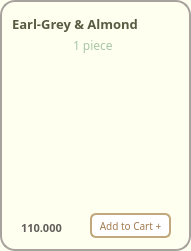
       <widget class="QFrame" name="frame_croisearlgrey">
        <property name="geometry">
         <rect>
          <x>470</x>
          <y>300</y>
          <width>191</width>
          <height>251</height>
         </rect>
        </property>
        <property name="styleSheet">
         <string notr="true">background-color:#FFFFF0;
border-radius: 15px; 
border: 2px solid #A8A29E ;</string>
        </property>
        <property name="frameShape">
         <enum>QFrame::StyledPanel</enum>
        </property>
        <property name="frameShadow">
         <enum>QFrame::Raised</enum>
        </property>
        <widget class="QLabel" name="label_earlgrey">
         <property name="geometry">
          <rect>
           <x>12</x>
           <y>14</y>
           <width>171</width>
           <height>20</height>
          </rect>
         </property>
         <property name="font">
          <font>
           <family>Mongolian Baiti</family>
           <pointsize>10</pointsize>
           <weight>75</weight>
           <bold>true</bold>
          </font>
         </property>
         <property name="styleSheet">
          <string notr="true">border-radius: 0px;
border:0px solid;
color:#5A5A42</string>
         </property>
         <property name="text">
          <string>Earl-Grey &amp; Almond</string>
         </property>
        </widget>
        <widget class="QLabel" name="label_earlgrey_size">
         <property name="geometry">
          <rect>
           <x>73</x>
           <y>37</y>
           <width>51</width>
           <height>16</height>
          </rect>
         </property>
         <property name="font">
          <font>
           <family>Mongolian Baiti</family>
           <pointsize>9</pointsize>
          </font>
         </property>
         <property name="styleSheet">
          <string notr="true">color: #A7C7A7;
border:0px</string>
         </property>
         <property name="text">
          <string>1 piece</string>
         </property>
        </widget>
        <widget class="QLabel" name="label_crois_earlgrey">
         <property name="geometry">
          <rect>
           <x>-17</x>
           <y>24</y>
           <width>221</width>
           <height>221</height>
          </rect>
         </property>
         <property name="styleSheet">
          <string notr="true">border:0px;
background-color: transparent;</string>
         </property>
         <property name="text">
          <string/>
         </property>
         <property name="pixmap">
          <pixmap>../images/image-removebg-preview (32).png</pixmap>
         </property>
         <property name="scaledContents">
          <bool>true</bool>
         </property>
        </widget>
        <widget class="QPushButton" name="pushButton_add_earlgrey">
         <property name="geometry">
          <rect>
           <x>90</x>
           <y>213</y>
           <width>81</width>
           <height>25</height>
          </rect>
         </property>
         <property name="maximumSize">
          <size>
           <width>16777207</width>
           <height>16777215</height>
          </size>
         </property>
         <property name="font">
          <font>
           <family>Mongolian Baiti</family>
           <pointsize>-1</pointsize>
          </font>
         </property>
         <property name="styleSheet">
          <string notr="true">QPushButton {
    background-color: white;
    color: #A37B50;
    border: 2px solid #C2A87E;
    border-radius: 6px;
    padding: 4px 5px;
    font-size: 10px;
}

QPushButton:hover {
    background-color: #F7F3EF;
}

QPushButton:pressed {
    background-color: #E6D5C3;
}
</string>
         </property>
         <property name="text">
          <string>Add to Cart +</string>
         </property>
        </widget>
        <widget class="QLabel" name="label_earlgrey_price">
         <property name="geometry">
          <rect>
           <x>21</x>
           <y>220</y>
           <width>61</width>
           <height>16</height>
          </rect>
         </property>
         <property name="font">
          <font>
           <family>Mongolian Baiti</family>
           <pointsize>8</pointsize>
           <weight>75</weight>
           <bold>true</bold>
          </font>
         </property>
         <property name="styleSheet">
          <string notr="true">border:0px;
color: rgb(98, 94, 92);
</string>
         </property>
         <property name="text">
          <string>110.000</string>
         </property>
        </widget>
        <zorder>label_earlgrey</zorder>
        <zorder>label_crois_earlgrey</zorder>
        <zorder>pushButton_add_earlgrey</zorder>
        <zorder>label_earlgrey_price</zorder>
        <zorder>label_earlgrey_size</zorder>
       </widget>
